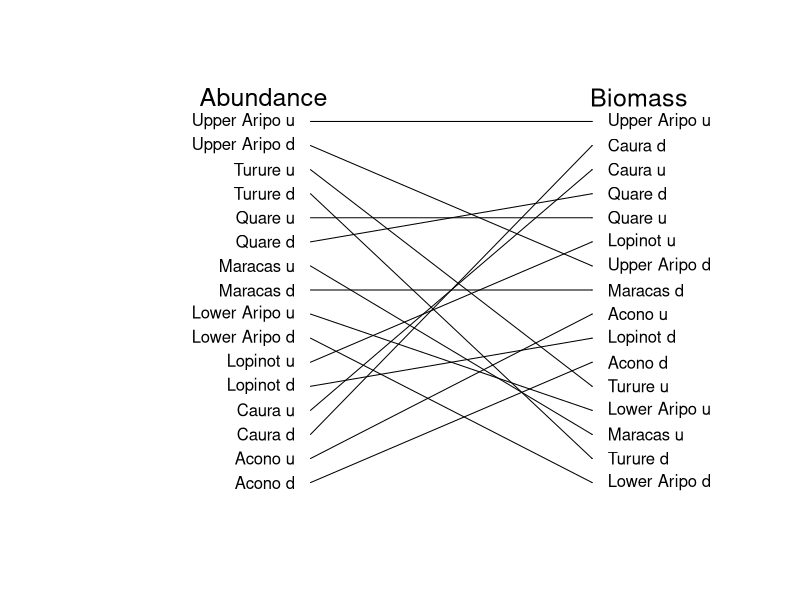

This chart was generated by the following R code:
## ---- chunk 1
###Making a plot of how high pressure predation sites are when measured in 
#different levels of predation ABUNDANCE

setwd("C:\\Users\\faj\\Documents\\OneDrive for Business\\research\\FishPredation\\Data")

library(dplyr)
library(tidyr)
library(ggplot2)
library(lme4)
library(Cairo)


#preparing data 

fishDataAll <- read.csv("Fish data June 2017.csv")
head(fishDataAll)
str(fishDataAll)
levels(fishDataAll$species)
selectMonths <- c("07", "08")# i am selecting out these months because then i can use the last timepoint 

#select data from only the July and Auguest, and remove first year 
SelectData <- fishDataAll %>% 
	separate(date, c("Day", "Month", "Year"), sep = "/") %>%
	filter(Year != 2010)%>%
	filter(Month %in% selectMonths)

fishData <- data.frame(SelectData)

fishData$AbundanceAll <- fishData$numbercaught + fishData$numberseen

#calculating percentage biomass so i can incude years with 0 abundance

fishData$TotBiomass <- (fishData$numbercaught + fishData$numberseen)* fishData$weight
TotBioSite<- fishData %>% 
	group_by(site, Year) %>%
	summarise(BiomasSiteSum = sum(TotBiomass, na.rm=TRUE))
siteBiomass <- data.frame(TotBioSite)


#Narrow Predation data
#-------------------------

head(fishData)
predatorsAbI <- fishData %>% 
	filter(species == "Hoplias malabaricus" | species == "Crenicichla frenata" | 
		species == "Gymnotus carapo" | species == "Rivulus hartii")  %>%
	group_by(site, Year) %>%
	summarise(AbundanceSum = sum(AbundanceAll))

predatorsAI <- data.frame(predatorsAbI)
predatorsAI$Year <- as.numeric(predatorsAI$Year)

#add the total site biomass data, just to i can identify sites with no predators 
FishDataTotAI <- merge(siteBiomass, predatorsAI, by = c("site" ,"Year"),all=TRUE) # this makes sure i 
#know what years had no predators recoreded in 
FishDataTotAI$AbundanceSum[is.na(FishDataTotAI$AbundanceSum)] <- 0

IntermediateA <- aggregate(FishDataTotAI$AbundanceSum, list(FishDataTotAI$site), mean, na.rm=TRUE)

orderIntermediateA <- IntermediateA[order(IntermediateA$x),]
head(orderIntermediateA)

IntermediateA$predOrderNa <- c(1:nrow(orderIntermediateA))
## ---- chunk 2
setwd("C:\\Users\\faj\\Documents\\OneDrive for Business\\research\\FishPredation\\Data")

library(dplyr)
library(tidyr)
library(ggplot2)
library(lme4)
library(Cairo)


#preparing data 

fishDataAll <- read.csv("Fish data June 2017.csv")
head(fishDataAll)
str(fishDataAll)
levels(fishDataAll$species)
selectMonths <- c("07", "08")# i am selecting out these months because then i can use the last timepoint 


#select data from only the July and Auguest, and remove first year 
SelectData <- fishDataAll %>% 
	separate(date, c("Day", "Month", "Year"), sep = "/") %>%
	filter(Year != 2010)%>%
	filter(Month %in% selectMonths)

fishData <- data.frame(SelectData)

#calculate biomass
fishData$TotBiomass <- (fishData$numbercaught + fishData$numberseen)* fishData$weight


#calculating percentage biomass
TotBioSite<- fishData %>% 
	group_by(site, Year) %>%
	summarise(BiomasSiteSum = sum(TotBiomass, na.rm=TRUE))

siteBiomassI <- data.frame(TotBioSite)

#intermediate Predation data
#-------------------------

#sum biomass per site and year
predatorsBioI <- fishData %>% 
	filter(species == "Hoplias malabaricus" | species == "Crenicichla frenata" | 
		species == "Gymnotus carapo" | species == "Rivulus hartii") %>%
	group_by(site, Year) %>%
	summarise(BiomassSum = sum(TotBiomass))

predatorsBioI <- data.frame(predatorsBioI)
predatorsBioI$Year <- as.numeric(predatorsBioI$Year)
siteBiomassI$Year <- as.numeric(siteBiomassI$Year)

FishDataTotI <- merge(siteBiomassI, predatorsBioI, by = c("site" ,"Year"),all=TRUE) # this makes sure i 
#know what years had no predators recoreded in 
head(FishDataTotI)
FishDataTotI$BiomassSum[is.na(FishDataTotI$BiomassSum)] <- 0

FishDataTotI$PropMass <- FishDataTotI$BiomassSum / FishDataTotI$BiomasSiteSum

NarrowIb <- aggregate(FishDataTotI$PropMass, list(FishDataTotI$site), mean, na.rm=TRUE)

orderNarrowIb <- NarrowIb [order(NarrowIb$x),]
head(orderNarrowIb)

orderNarrowIb$predOrderNb <- c(1:nrow(orderNarrowIb))

## ---- chunk 3

bothIntermediate <- merge(orderNarrowIb, IntermediateA, by = "Group.1")

## ---- chunk 4
Cairo(file="C:\\Users\\faj\\Documents\\OneDrive for Business\\research\\bioTIME\\users\\Faith\\TriniFishPredation\\IntermediateAB_tangle.png",
      type="png",
       units="in", 
      width=8,
      height=6,
      pointsize=12,
      dpi=100)
plotSetup <- data.frame(cbind(c(1:17),c(20:60))) # data to plot onto emptyp plot
plot(x = plotSetup$X2, y = plotSetup$X1, col="white", axes=FALSE , ylab = " ", xlab = "  ", type = "n")

#plot arrows
arrows(x0 = 33, y0 = bothIntermediate$predOrderNa, x1 = 51, y1 = bothIntermediate$predOrderNb, length = 0.001)


#plotting text 
text(x = 52, y = bothIntermediate$predOrderNb, labels = bothIntermediate$Group.1, adj = c(0,NA))
text(x = 32, y = bothIntermediate$predOrderNa, labels = bothIntermediate$Group.1, adj = c(1,NA))


text(x = 30, y = 17, labels = "Abundance", cex = 1.5)
text(x = 54, y = 17, labels = "Biomass", cex = 1.5)


dev.off()

## ---- chunk 5
rownames(bothIntermediate) <-  bothIntermediate$Group.1
corOrderInter <-  bothIntermediate[,c(2, 4)] 
names(corOrderInter) <-  c("Biomass", "Abundance")
cor(corOrderInter, method="spearman")
